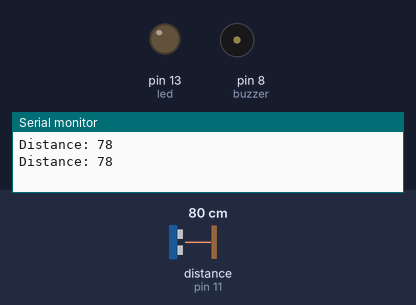
The sketch below on a simulated Arduino Uno, built with avr-gcc and run on an emulated ATmega328P. Shown: output pins drawn as LEDs (lit = HIGH), buzzer (waves = sounding), the last lines printed to the serial monitor. Wiring (inferred from the names in the program): ultrasonic range finder: trigger pin 10; echo pin 11. The test bench sets the inputs (shaded band); at power-on: distance to the obstacle (sensor on pin 11) 80 cm. The echo pulse lasts 58.3 µs per cm; pins used as bus, display or sensor lines are not drawn.

Above: at 2.8 s.
2.9 s: distance to the obstacle (sensor on pin 11) set to 8 cm
5.6 s: distance to the obstacle (sensor on pin 11) set to 5 cm
At 6.9 s:
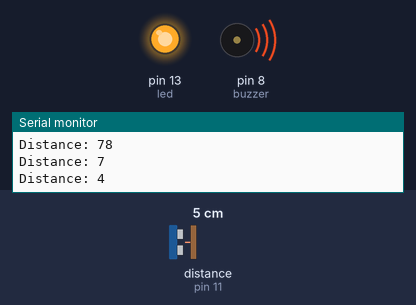
8.3 s: distance to the obstacle (sensor on pin 11) set to 9 cm
At 11.2 s:
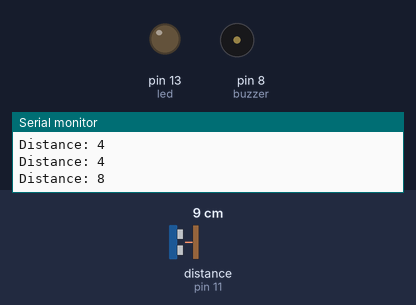
11.5 s: distance to the obstacle (sensor on pin 11) set to 2 cm
At 12.8 s:
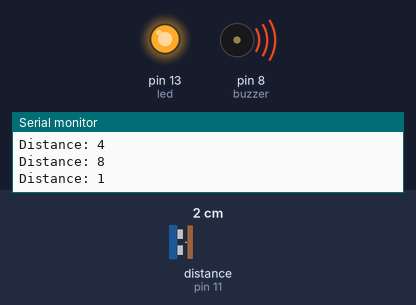
Timing chart, 0 to 14.5 s (numbered marks = the images above; inputs shaded):
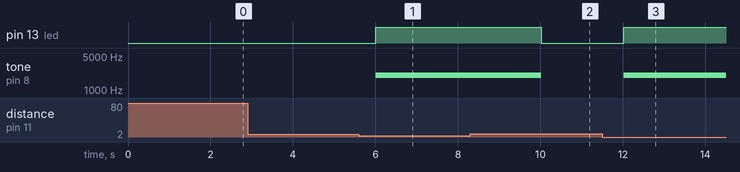

Measured:
- the behaviour switches between 7 and 6 cm on distance to the obstacle (sensor on pin 11) (found by bisection; images 0 and 1)
- after the input at 5.6 s, pin 13 (led): LOW → HIGH after 0.41 s; tone on pin 8 (buzzer): silent → 2000 Hz after 0.41 s
- after the input at 8.3 s, pin 13 (led): HIGH → LOW after 1.7 s; tone on pin 8 (buzzer): 2000 Hz → silent after 1.7 s
- after the input at 11.5 s, pin 13 (led): LOW → HIGH after 0.52 s; tone on pin 8 (buzzer): silent → 2000 Hz after 0.52 s

The sketch:

ultrasonic.ino
```cpp
int animationSpeed = 0;
const int buzzer = 8;
const int led = 13;
const int trigPin = 10;
const int echoPin = 11;
long duration;
int distance;
void setup()
{
  pinMode(led, OUTPUT);
  pinMode(buzzer, OUTPUT);
  pinMode(trigPin, OUTPUT);
  pinMode(echoPin, INPUT);
  Serial.begin(9600);
}

void loop()
{
  //clear the pin
  digitalWrite(trigPin, HIGH);
  delayMicroseconds(10);
  digitalWrite(trigPin, LOW);
  delayMicroseconds(10);
  //generate ultrasonic sound by setting up trigpin on high for 10ms


  // Reads the echoPin, returns the sound wave travel time in microseconds
  duration = pulseIn(echoPin, HIGH);

  // Calculating the distance
  distance = duration * 0.034 / 2;

  // Prints the distance on the Serial Monitor
  Serial.print("Distance: ");
  Serial.println(distance);
  if (distance <= 5) {
//    animationSpeed = 10;
    digitalWrite(led, HIGH);
//    delay(animationSpeed);
tone(buzzer, 2000);


  }
  else {
    digitalWrite(led, LOW);
//    delay(animationSpeed);
noTone(buzzer);
  }


   // Send 1KHz sound signal...
  delay(1000);        // ...for 1 sec
      // Stop sound...
  delay(1000);
}
```
